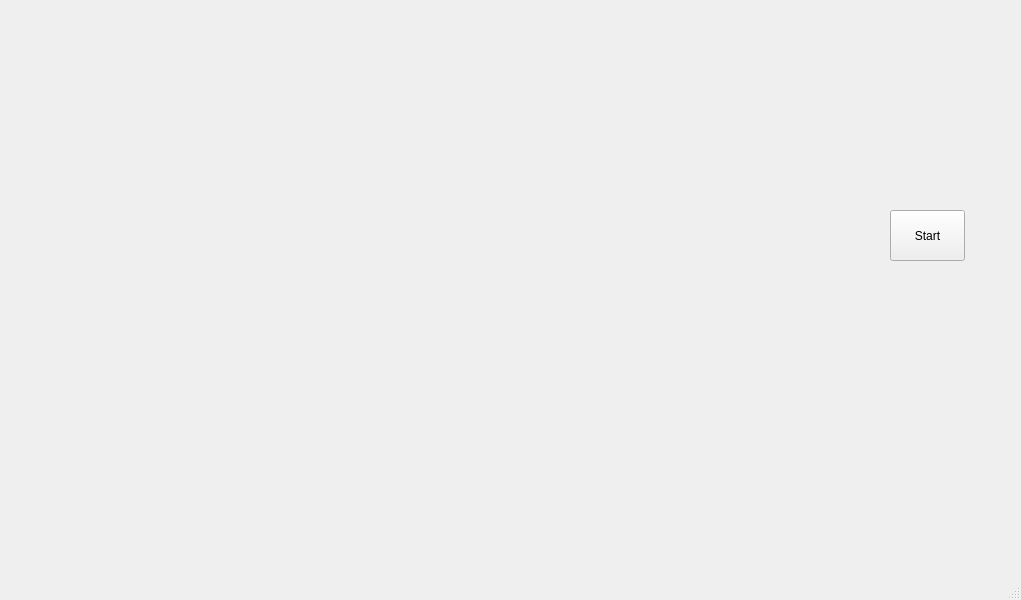
<?xml version="1.0" encoding="UTF-8"?>
<ui version="4.0">
 <class>pingpongview</class>
 <widget class="QMainWindow" name="pingpongview">
  <property name="geometry">
   <rect>
    <x>0</x>
    <y>0</y>
    <width>1021</width>
    <height>600</height>
   </rect>
  </property>
  <property name="windowTitle">
   <string>pingpongview</string>
  </property>
  <widget class="QWidget" name="centralwidget">
   <widget class="QWidget" name="verticalLayoutWidget">
    <property name="geometry">
     <rect>
      <x>40</x>
      <y>60</y>
      <width>821</width>
      <height>451</height>
     </rect>
    </property>
    <layout class="QVBoxLayout" name="field">
     <property name="spacing">
      <number>0</number>
     </property>
    </layout>
   </widget>
   <widget class="QPushButton" name="startbutton">
    <property name="geometry">
     <rect>
      <x>890</x>
      <y>210</y>
      <width>75</width>
      <height>51</height>
     </rect>
    </property>
    <property name="text">
     <string>Start</string>
    </property>
   </widget>
  </widget>
  <widget class="QMenuBar" name="menubar">
   <property name="geometry">
    <rect>
     <x>0</x>
     <y>0</y>
     <width>1021</width>
     <height>21</height>
    </rect>
   </property>
  </widget>
  <widget class="QStatusBar" name="statusbar"/>
 </widget>
 <resources/>
 <connections/>
</ui>
